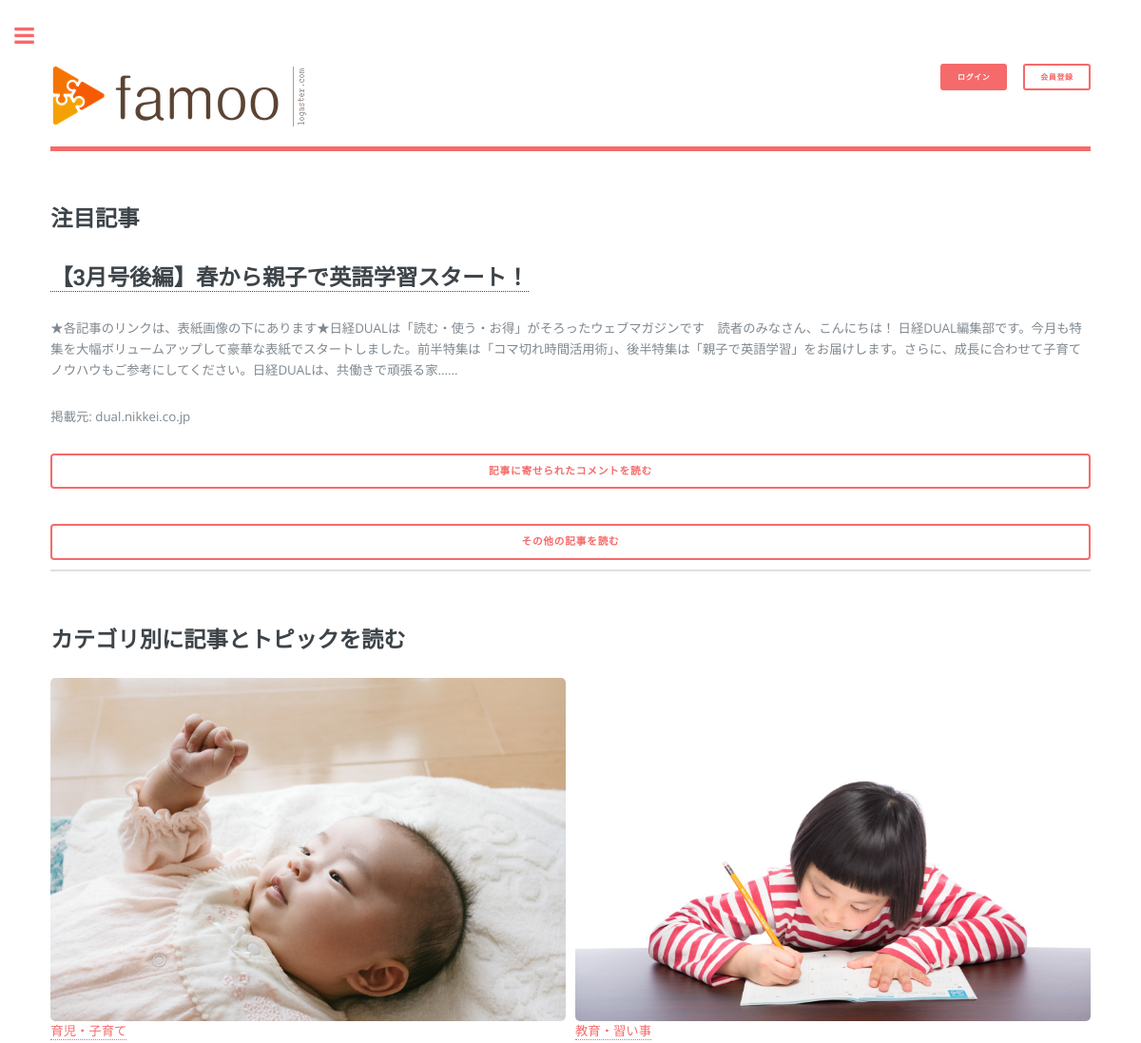
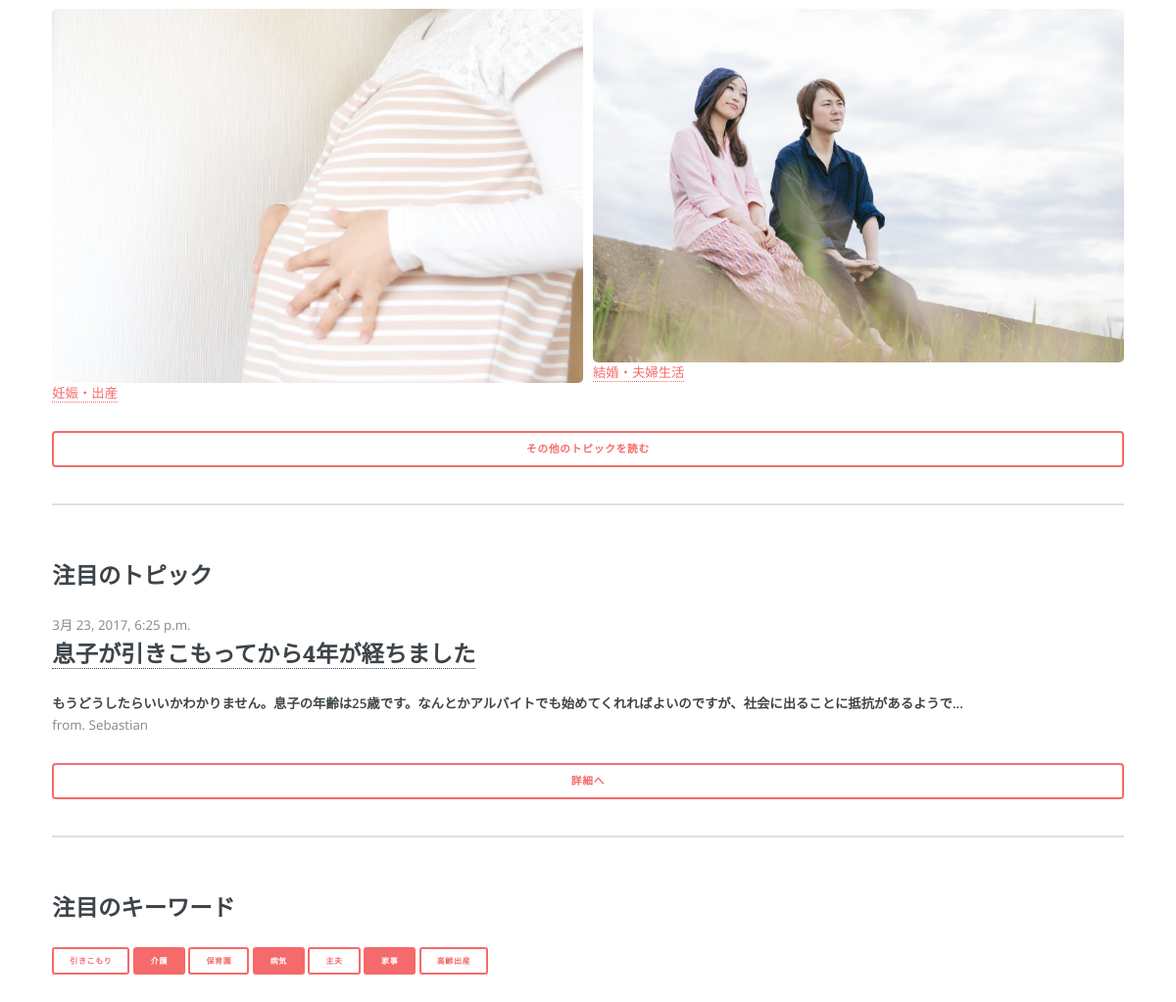
The page / on the database its author committed (2 pictures, top to bottom).
### articles/models.py (models this page shows, shortened)
class Article(models.Model):
    def get_domain(self):
        o = parse.urlparse(self.url)
        if o.netloc and o.scheme:
            return parse.urlparse(self.url).netloc
        else:
            return self.url.split('/')[0]
    title = models.CharField(default='', max_length=100)
    url = models.URLField(default='')
    preface = models.CharField(default='', max_length=300)
    img_url = models.URLField(null=True)
    hits = models.IntegerField(default=0)
    registered_date = models.DateTimeField(auto_now=True)

### counsel/models.py (models this page shows, shortened)
class Post(models.Model):
    title = models.CharField(max_length=50)
    content = models.CharField(max_length=500)
    user = models.ForeignKey(FamoUser)
    updated_date = models.DateTimeField(auto_now=True)
    anonymous = models.BooleanField(default=False)
    class Meta:
        abstract = True

class Question(Post):
    hits = models.IntegerField(default=0)
    last_accessed_date = models.DateTimeField(default=datetime.now())

### accounts/models.py (models this page shows)
class FamoUser(AbstractUser):
    birth_date = models.DateField(null=True)
    registered_date = models.DateField(auto_now_add=True, null=True)
    sex = models.IntegerField(null=True)    # add a limit_choices_to
    job = models.IntegerField(null=True)    # add a limit_choices_to
    introduction = models.TextField(default='')
    follows = models.ManyToManyField('self', symmetrical=None)

### top/views.py (the view)
# urls.py: url(r'^$', views.index, name='index'),
def index(request):
    categories = [{'name': '育児・子育て', 'img_url': 'commons/images/baby.jpg', 'key': 'child'}, {'name': '教育・習い事', 'img_url': 'commons/images/study.jpg', 'key': 'study'},
        {'name': '妊娠・出産', 'img_url': 'commons/images/pregnant.jpg', 'key': 'pregnant'}, {'name': '結婚・夫婦生活', 'img_url': 'commons/images/couple02.jpg', 'key': 'couple'}
    ]
    keywords = ['引きこもり', '介護', '保育園', '病気', '主夫', '家事', '高齢出産']
    today_questions = Question.objects.filter(updated_date__date=datetime.today())
    popular_question = today_questions.order_by('-hits')[0] if today_questions.count() > 0 else Question.objects.order_by('-hits')[0]
    today_articles = Article.objects.filter(registered_date__date=datetime.today())
    popular_article = today_articles.order_by('-hits')[0] if today_articles.count() > 0 else Article.objects.order_by('-hits')[0]
    context = {'popular_article': popular_article, 'popular_question': popular_question, 'categories': categories, 'keywords': keywords}
    return render(request, 'top/index.html', context)

### commons/templatetags/commons_extras.py (called while the page is built)
@register.filter
def cut_text(text, num):
    if len(text) > num:
        return ''.join([text[:num], '...'])
    else:
        return text

@register.inclusion_tag('commons/search_form.html')
def search_form():
    search_form = SearchForm(prefix='search')
    return {'search_form': search_form}

### counsel/templatetags/counsel_extras.py (called while the page is built)
@register.inclusion_tag('counsel/popular_question_node.html')
def popular_question_node(question):
    answers = question.answer_set
    if answers.count() > 0:
        return {'question': question, 'top_comment': answers.annotate(rates=Count('good_rators')).order_by('-rates')[0]}
    else:
        return {'question': question}

### top/templates/top/index.html (shortened to what this page needs)
{% extends 'commons/base.html' %}
{% load commons_extras %}
{% load counsel_extras %}
{% load static %}
{% block extend_header_list %}
{% if request.user.username %}
<li><button class="special small" onclick=location.href="{% url 'portfolio:index' %}">マイページ</button></li>
{% else %}
<li><button class="special small" onclick=location.href="{% url 'login' %}?next={{ request.path }}">ログイン</button></li>
<li><button class="small spacial" onclick=location.href="{% url 'registration_register' %}?next={{ request.path }}">会員登録</button></li>
{% endif %}
{% endblock extend_header_list %}
{% block content %}
  <section id="popular_article">
    <h2>注目記事</h2>
    <p><a href="{% url 'articles:detail' popular_article.id %}"><h2>{{ popular_article.title }}</h2></a></p>
    <p>{{ popular_article.preface }}...</p>
    <p>掲載元: {{ popular_article.get_domain }}</p>
    <a href="{% url 'articles:detail' popular_article.id %}" class="button fit">記事に寄せられたコメントを読む</a>
  </section>
  <a href="{% url 'articles:popular' %}" class="button fit">その他の記事を読む</a>
  <section id="categories">
    <h2>カテゴリ別に記事とトピックを読む</h2>
    <div class="box alt">
      <div class="row 50% uniform">
      {% for category in categories %}
      <div class="6u">
        <span class="image fit">
          <a href="{% url 'category:category' category.name %}"><img src="{% static category.img_url %}"></a>
          <a href="{% url 'category:category' category.name %}">{{ category.name }}</a>
        </span>
      </div>
      {% endfor %}
      </div>
    </div>
    <a href="{% url 'counsel:popular' %}" class="button fit">その他のトピックを読む</a>
  </section>
  <section id="popular_question">
    <h2>注目のトピック</h2>
    {% popular_question_node popular_question %}
  </section>
  <section id="keywords">
    <h2>注目のキーワード</h2>
    {% for keyword in keywords %}
    <a href="{% url 'category:category' keyword %}" class="button small{% if forloop.counter|divisibleby:2 %} special{% endif %}">{{ keyword }}</a>
    {% endfor %}
  </section>
{% endblock content %}

### counsel/templates/counsel/popular_question_node.html (shortened to what this page needs)
{% load commons_extras %}
{% load counsel_extras %}
{{ question.updated_date }}
<h2><a href="{% url 'counsel:detail' question.id %}">{{ question.title }}</a></h2>
<p><strong>{{ question.content|cut_text:70 }}</strong></br>from. {% if question.user.anonymous %}匿名{% else %}{{ question.user }}{% endif %}</p>
<button onclick=location.href="{% url 'counsel:detail' question.id %}" class="button fit">詳細へ</button>

### rows shown on the page
Article: preface "★各記事のリンクは、表紙画像の下にあります★日経DUALは「読む・使う・お得」がそろったウェブマガジンです 読者のみなさん、こんにちは！ 日経DUAL編集部です。今月も特集を大幅ボリュームアップして豪華な表紙でスタートしました。前半特集は「コマ切れ時間活用術」、後半特集は「親子で英語学習」をお届けします。さらに、成長に合わせて子育てノウハウもご参考にしてください。日経DUALは、共働きで頑張る家...", get_domain "dual.nikkei.co.jp"
Question: updated_date "3月 23, 2017, 6:25 p.m.", title "息子が引きこもってから4年が経ちました", content "もうどうしたらいいかわかりません。息子の年齢は25歳です。なんとかアルバイトでも始めてくれればよいのですが、社会に出ることに抵抗があるようで...", user "Sebastian"

### other values the page prints
{{ category.name }} "育児・子育て" "教育・習い事" "妊娠・出産" "結婚・夫婦生活"
{{ keyword }} "引きこもり" "介護" "保育園" "病気" "主夫" "家事" "高齢出産"
